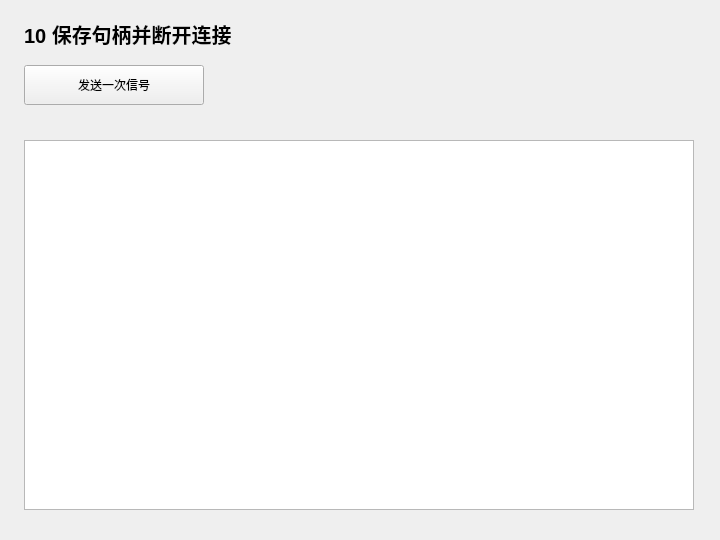
<?xml version="1.0" encoding="UTF-8"?>
<ui version="4.0">
 <class>Widget</class>
 <widget class="QWidget" name="Widget">
  <property name="geometry">
   <rect>
    <x>0</x>
    <y>0</y>
    <width>720</width>
    <height>540</height>
   </rect>
  </property>
  <property name="windowTitle">
   <string>10 保存句柄并断开连接</string>
  </property>
  <widget class="QLabel" name="headingLabel">
   <property name="geometry">
    <rect>
     <x>24</x>
     <y>18</y>
     <width>670</width>
     <height>32</height>
    </rect>
   </property>
   <property name="text">
    <string>10 保存句柄并断开连接</string>
   </property>
   <property name="font">
    <font>
     <pointsize>15</pointsize>
     <bold>true</bold>
    </font>
   </property>
  </widget>
  <widget class="QPlainTextEdit" name="outputEdit">
   <property name="geometry">
    <rect>
     <x>24</x>
     <y>140</y>
     <width>670</width>
     <height>370</height>
    </rect>
   </property>
   <property name="readOnly">
    <bool>true</bool>
   </property>
  </widget>
  <widget class="QPushButton" name="sourceButton">
   <property name="geometry">
    <rect>
     <x>24</x>
     <y>65</y>
     <width>180</width>
     <height>40</height>
    </rect>
   </property>
   <property name="text">
    <string>发送一次信号</string>
   </property>
  </widget>
 </widget>
 <resources />
 <connections />
</ui>
